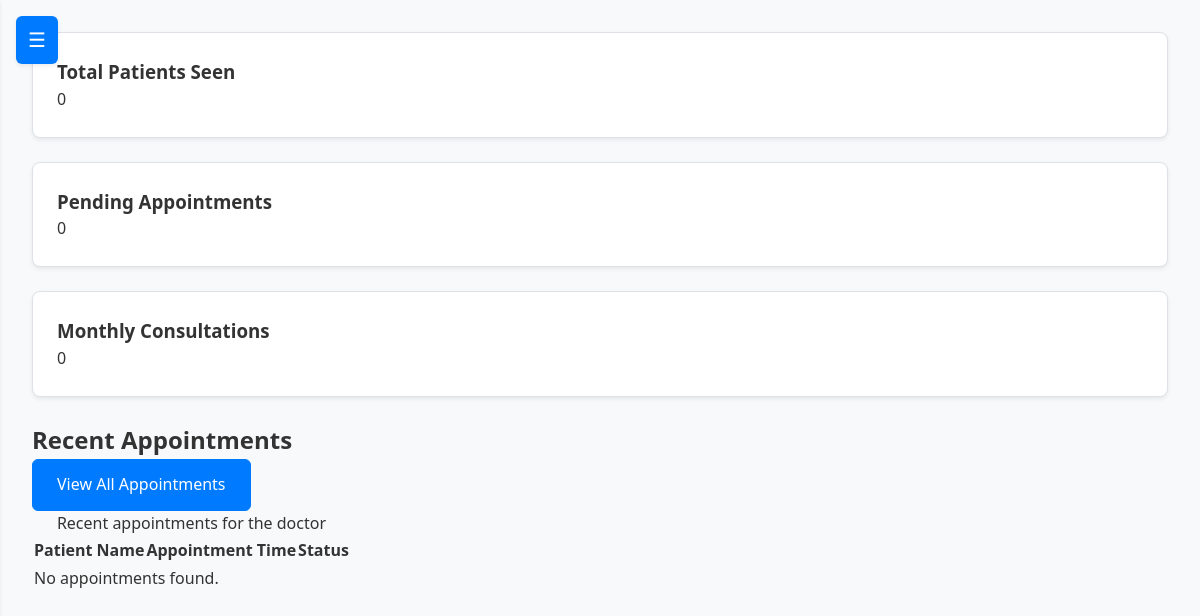
/doctor_report (signed in), run on an earlier commit of the app's database.
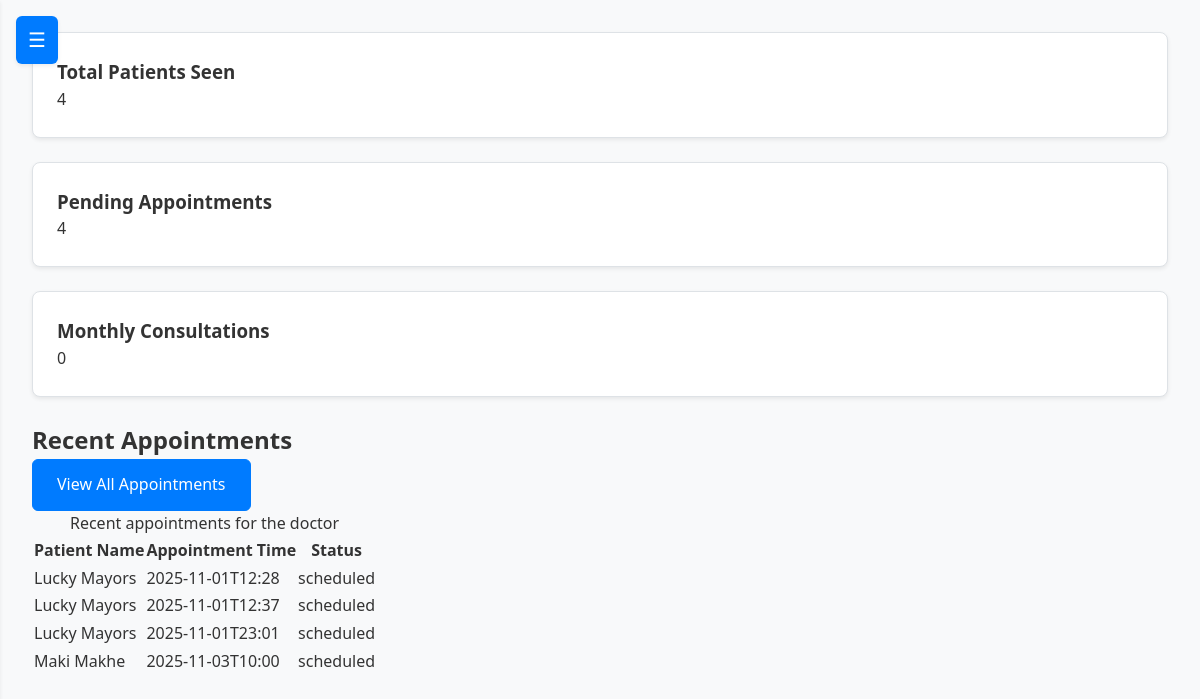
And on a later commit of the database.
### tables this page shows
CREATE TABLE appointments
                     (id INTEGER PRIMARY KEY AUTOINCREMENT,
                      patient_id INTEGER NOT NULL,
                      appointment_date TEXT NOT NULL,
                      status TEXT DEFAULT 'scheduled',
                      reason TEXT,
                      created_by_role TEXT DEFAULT 'receptionist',
                      helper_id INTEGER,  -- Ensure this is INTEGER to match employees.id
                      FOREIGN KEY (patient_id) REFERENCES patients(id),
                      FOREIGN KEY (helper_id) REFERENCES employees(id));

### script.py (the view)
@app.route('/doctor_report')
def doctor_report():
    if 'user_id' not in session or session.get('role') != 'doctor':
        flash('Access denied. Only doctors can view reports.', 'error')
        return redirect(url_for('login_page'))
    conn = get_db_connection()
    try:
        c = conn.cursor()
        c.execute("SELECT id FROM employees WHERE staff_number = ?", (session['user_id'],))
        employee = c.fetchone()
        if not employee:
            flash('Doctor not found.', 'error')
            return redirect(url_for('doctor_dashboard'))
        employee_id = employee['id']
        c.execute("""
            SELECT a.id, p.first_name, p.last_name, a.appointment_date, a.status, a.reason
            FROM appointments a
            JOIN patients p ON a.patient_id = p.id
            WHERE a.helper_id = ? AND a.appointment_date >= ?
            ORDER BY a.appointment_date
        """, (employee_id, date.today()))
        reports = [
            {
                'id': row['id'],
                'patient_name': f"{row['first_name']} {row['last_name']}",
                'appointment_date': row['appointment_date'],
                'status': row['status'],
                'reason': row['reason'] or 'Not specified'
            } for row in c.fetchall()
        ]
        user_details = get_user_details(conn, session['user_id'])
        return render_template('doctor/doctor_report.html', reports=reports, user_details=user_details)
    except sqlite3.Error as e:
        logger.error(f"Database error in doctor_report: {e}")
        flash('An error occurred while fetching reports.', 'error')
        return redirect(url_for('doctor_dashboard'))
    finally:
        conn.close()

### script.py (called while the page is built)
def get_db_connection():
    if 'db' in g:
        return g.db
    try:
        return current_app.get_db_connection()
    except RuntimeError:
        conn = sqlite3.connect('clinicinfo.db')
        conn.row_factory = sqlite3.Row
        return conn

def _proxy_get_db_connection():
    return get_db_connection()

### templates/doctor/doctor_report.html (shortened to what this page needs)
{% extends "base.html" %}
{% block content %}
<div class="container mx-auto px-4 py-8">
    <main class="main-content" role="main" aria-label="Doctor Report Main Content">
        <section class="dashboard-content">
            <div class="grid grid-cols-1 sm:grid-cols-3 gap-6 mb-8" aria-label="Doctor Statistics">
                <div class="card stat-card bg-white rounded-lg shadow-md p-6 text-center">
                    <h3 class="text-lg font-semibold mb-2">Total Patients Seen</h3>
                    <p class="text-3xl font-bold text-primary">{% if reports %}{{ reports | length }}{% else %}0{% endif %}</p>
                </div>
                <div class="card stat-card bg-white rounded-lg shadow-md p-6 text-center">
                    <h3 class="text-lg font-semibold mb-2">Pending Appointments</h3>
                    <p class="text-3xl font-bold text-primary">{% if reports %}{{ reports | selectattr('status', 'equalto', 'scheduled') | list | length }}{% else %}0{% endif %}</p>
                </div>
                <div class="card stat-card bg-white rounded-lg shadow-md p-6 text-center">
                    <h3 class="text-lg font-semibold mb-2">Monthly Consultations</h3>
                    <p class="text-3xl font-bold text-primary">0</p>
                </div>
            </div>
            <section aria-labelledby="appointment-preview-title" class="bg-white rounded-lg shadow-md p-6">
                <div class="flex justify-between items-center mb-4">
                    <h2 id="appointment-preview-title" class="text-xl font-semibold">Recent Appointments</h2>
                    <a href="{{ url_for('appointments') }}" class="btn btn-primary" aria-label="Go to full appointments page">View All Appointments</a>                </div>
                <table aria-describedby="appointment-preview-description" role="grid" class="w-full table-auto border-collapse">
                    <caption id="appointment-preview-description" class="text-left text-lg font-medium mb-2">Recent appointments for the doctor</caption>
                    <thead class="bg-gray-100">
                        <tr>
                            <th class="px-4 py-2 text-left">Patient Name</th>
                            <th class="px-4 py-2 text-left">Appointment Time</th>
                            <th class="px-4 py-2 text-left">Status</th>
                        </tr>
                    </thead>
                    <tbody>
                        {% for report in reports %}
                        <tr class="hover:bg-gray-50">
                            <td class="px-4 py-2">{{ report.patient_name }}</td>
                            <td class="px-4 py-2">{{ report.appointment_date | default('N/A', true) }}</td>
                            <td class="px-4 py-2">{{ report.status }}</td>
                        </tr>
                        {% else %}
                        <tr><td colspan="3" class="px-4 py-2 text-center">No appointments found.</td></tr>
                        {% endfor %}
                    </tbody>
                </table>
            </section>
        </section>
    </main>
</div>
{% endblock %}

### templates/base.html (shortened to what this page needs)
<!DOCTYPE html>
<html lang="en">
<head>
  <link rel="stylesheet" href="https://cdnjs.cloudflare.com/ajax/libs/font-awesome/6.4.0/css/all.min.css">
  <link rel="stylesheet" href="{{ url_for('static', filename='css/baseSidebar.css') }}?v=2">
  {% if session.role == 'receptionist' %}
    <link rel="stylesheet" href="{{ url_for('static', filename='css/reception.css') }}?v=2">
  {% elif session.role == 'doctor' %}
    <link rel="stylesheet" href="{{ url_for('static', filename='css/doctor.css') }}?v=1">
  {% elif session.role == 'nurse' %}
    <link rel="stylesheet" href="{{ url_for('static', filename='css/nurse.css') }}?v=1">
  {% elif session.role == 'admin' %}
    <link rel="stylesheet" href="{{ url_for('static', filename='css/admin.css') }}?v=1">
  {% endif %}
</head>
<body class="dashboard-page" data-role="{{ session.role }}">
  <button class="menu-toggle" id="menu-toggle-btn" aria-label="Toggle Sidebar" aria-expanded="false">☰</button>
  <main class="dashboard" id="main-content">
    {% block content %}{% endblock %}
  </main>
</body>
</html>

### static/css/baseSidebar.css (style rules this page uses)
* { margin: 0; padding: 0; box-sizing: border-box; }
html, body { height: 100%; font-family: 'Segoe UI', Tahoma, Geneva, Verdana, sans-serif; line-height: 1.6; color: var(--text-color, #333); background-color: var(--bg-color, #f8f9fa); }
:root { --bg-color: #f8f9fa; --sidebar-bg: #ffffff; --sidebar-border: #e9ecef; --text-color: #333; --text-muted: #6c757d; --link-color: #007bff; --link-hover: #0056b3; --card-bg: #ffffff; --border-color: #dee2e6; --shadow: 0 0.125rem 0.25rem rgba(0, 0, 0, 0.075); --transition: all 0.3s ease; --current-time: "02:35 PM SAST, October 22, 2025"; }
.dashboard-page { display: flex; min-height: 100vh; }
.menu-toggle { position: fixed; top: 1rem; left: 1rem; z-index: 1000; background: var(--link-color); color: white; border: none; padding: 0.75rem; border-radius: 0.375rem; cursor: pointer; font-size: 1.25rem; box-shadow: var(--shadow); transition: var(--transition); }
.dashboard { flex: 1; margin-left: 0; transition: var(--transition); padding: 2rem; background: var(--bg-color); }
.card { background: var(--card-bg); border: 1px solid var(--border-color); border-radius: 0.5rem; padding: 1.5rem; margin-bottom: 1.5rem; box-shadow: var(--shadow); }
.btn { display: inline-block; padding: 0.75rem 1.5rem; border: 1px solid transparent; border-radius: 0.375rem; text-decoration: none; font-weight: 500; cursor: pointer; transition: var(--transition); }
.btn-primary { background: var(--link-color); color: white; border-color: var(--link-color); }

### templates/base.html (style rules this page uses)
:root { --current-time: "02:35 PM SAST, October 22, 2025"; }

What changed in the data, as far as the page shows it:
added appointments: patient_name "Lucky Mayors", appointment_date "2025-11-01T12:28", status "scheduled"
added appointments: patient_name "Lucky Mayors", appointment_date "2025-11-01T12:37", status "scheduled"
added appointments: patient_name "Lucky Mayors", appointment_date "2025-11-01T23:01", status "scheduled"
added appointments: patient_name "Maki Makhe", appointment_date "2025-11-03T10:00", status "scheduled"
Also different on the page:
{{ reports | length }}: (not shown) → "4"
{{ reports | selectattr('status', 'equalto', 'scheduled') | list | length }}: (not shown) → "4"
text no longer shown: "0 0 No appointments found."
